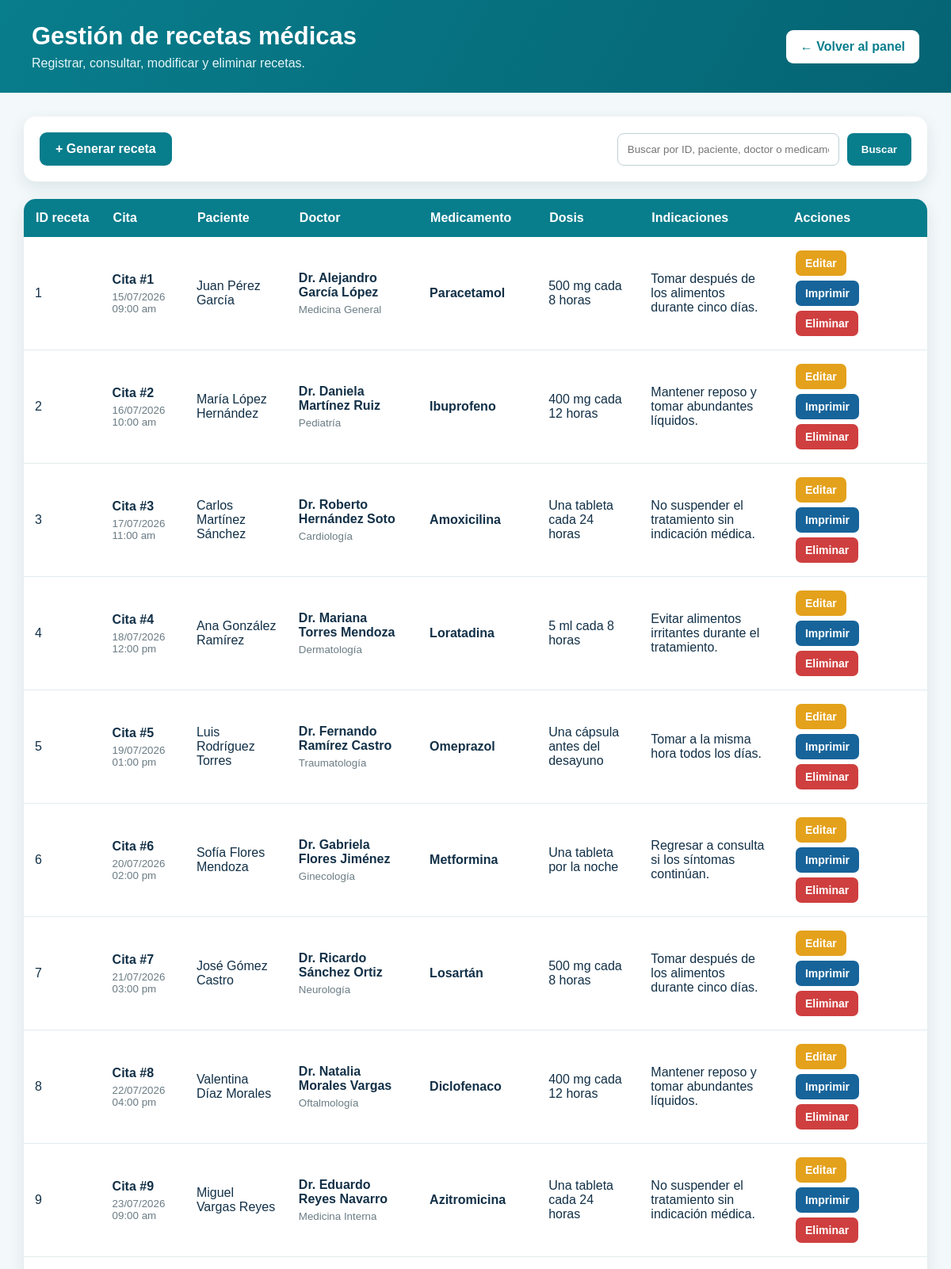
Screenshot of /hospital/recetas/index.php (signed in, upper part) with the database file from the repository.
### tables this page shows
CREATE TABLE `recetas` (
  `id_receta` int NOT NULL,
  `id_cita` int NOT NULL,
  `medicamento` varchar(100) NOT NULL,
  `dosis` varchar(50) NOT NULL,
  `indicaciones` varchar(255) NOT NULL
);

CREATE TABLE `citas` (
  `id_cita` int NOT NULL,
  `id_doctor` int NOT NULL,
  `id_habitacion` int NOT NULL,
  `id_paciente` int NOT NULL,
  `fecha_cita` datetime NOT NULL,
  `motivo` varchar(255) NOT NULL,
  `estado` enum('Programada','Completada','Cancelada') NOT NULL
);

CREATE TABLE `pacientes` (
  `id_paciente` int NOT NULL,
  `nombre` varchar(80) NOT NULL,
  `apellido` varchar(80) NOT NULL,
  `edad` int NOT NULL,
  `sexo` varchar(15) NOT NULL,
  `telefono` varchar(20) NOT NULL,
  `direccion` varchar(120) NOT NULL,
  `diagnostico` varchar(120) NOT NULL,
  `fecha_ingreso` datetime NOT NULL,
  `tipo_sangre` varchar(20) NOT NULL,
  `fecha_nacimiento` date NOT NULL
);

CREATE TABLE `doctores` (
  `id_doctor` int NOT NULL,
  `nombre` varchar(100) NOT NULL,
  `apellido` varchar(100) NOT NULL,
  `especialidad` varchar(255) NOT NULL,
  `cedula_prof` varchar(30) NOT NULL,
  `telefono` varchar(20) NOT NULL
);

### hospital/recetas/index.php (the view, shortened to what this page needs)
<?php
require_once "../conexion/conexion.php";
$busqueda = trim($_GET["buscar"] ?? "");
$sqlBase = "SELECT
                r.id_receta,
                r.medicamento,
                r.dosis,
                r.indicaciones,
                c.id_cita,
                c.fecha_cita,
                c.estado AS estado_cita,
                p.nombre AS nombre_paciente,
                p.apellido AS apellido_paciente,
                d.nombre AS nombre_doctor,
                d.apellido AS apellido_doctor,
                d.especialidad
            FROM recetas r
            INNER JOIN citas c
                ON r.id_cita = c.id_cita
            INNER JOIN pacientes p
                ON c.id_paciente = p.id_paciente
            INNER JOIN doctores d
                ON c.id_doctor = d.id_doctor";
if ($busqueda !== "") {
    $sql = $sqlBase . "
            WHERE r.id_receta = ?
               OR r.medicamento LIKE ?
               OR CONCAT(p.nombre, ' ', p.apellido) LIKE ?
               OR CONCAT(d.nombre, ' ', d.apellido) LIKE ?
            ORDER BY id_receta ASC";
    $consulta = mysqli_prepare($conexion, $sql);
    $idBusqueda = is_numeric($busqueda)
        ? (int) $busqueda
        : 0;
    $textoBusqueda = "%" . $busqueda . "%";
    mysqli_stmt_bind_param(
        $consulta,
        "isss",
        $idBusqueda,
        $textoBusqueda,
        $textoBusqueda,
        $textoBusqueda
    );
    mysqli_stmt_execute($consulta);
    $resultado = mysqli_stmt_get_result($consulta);
} else {
    $sql = $sqlBase . "
            ORDER BY id_receta ASC";
    $resultado = mysqli_query($conexion, $sql);
}
?>
<!DOCTYPE html>
<html lang="es">
<head>
    <link
        rel="stylesheet"
        href="../css/estilos.css"
    >
</head>
<body class="pagina-crud">
    <header class="cabecera-crud">
        <div>
            <h1>Gestión de recetas médicas</h1>
            <p>
                Registrar, consultar, modificar y eliminar recetas.
            </p>
        </div>
        <a
            href="../panel.php"
            class="boton-regresar"
        >
            ← Volver al panel
        </a>
    </header>
    <main class="contenido-crud">
        <section class="barra-acciones">
            <a
                href="agregar.php"
                class="boton-agregar"
            >
                + Generar receta
            </a>
            <form
                action="index.php"
                method="GET"
                class="formulario-busqueda"
            >
                <input
                    type="text"
                    name="buscar"
                    placeholder="Buscar por ID, paciente, doctor o medicamento"
                    value="<?php echo htmlspecialchars($busqueda); ?>"
                >
                <button type="submit">
                    Buscar
                </button>
            </form>
        </section>
        <section class="contenedor-tabla">
            <table class="tabla-pacientes">
                <thead>
                    <tr>
                        <th>ID receta</th>
                        <th>Cita</th>
                        <th>Paciente</th>
                        <th>Doctor</th>
                        <th>Medicamento</th>
                        <th>Dosis</th>
                        <th>Indicaciones</th>
                        <th>Acciones</th>
                    </tr>
                </thead>
                <tbody>
                    <?php if (mysqli_num_rows($resultado) > 0): ?>
                        <?php while ($receta = mysqli_fetch_assoc($resultado)): ?>
                            <tr>
                                <td>
                                    <?php echo $receta["id_receta"]; ?>
                                </td>
                                <td>
                                    <strong>
                                        Cita #<?php echo $receta["id_cita"]; ?>
                                    </strong>
                                    <small>
                                        <?php
                                        echo date(
                                            "d/m/Y h:i a",
                                            strtotime($receta["fecha_cita"])
                                        );
                                        ?>
                                    </small>
                                </td>
                                <td>
                                    <?php
                                    echo htmlspecialchars(
                                        $receta["nombre_paciente"] . " " .
                                        $receta["apellido_paciente"]
                                    );
                                    ?>
                                </td>
                                <td>
                                    <strong>
                                        Dr.
                                        <?php
                                        echo htmlspecialchars(
                                            $receta["nombre_doctor"] . " " .
                                            $receta["apellido_doctor"]
                                        );
                                        ?>
                                    </strong>
                                    <small>
                                        <?php
                                        echo htmlspecialchars(
                                            $receta["especialidad"]
                                        );
                                        ?>
                                    </small>
                                </td>
                                <td>
                                    <strong>
                                        <?php
                                        echo htmlspecialchars(
                                            $receta["medicamento"]
                                        );
                                        ?>
                                    </strong>
                                </td>
                                <td>
                                    <?php
                                    echo htmlspecialchars(
                                        $receta["dosis"]
                                    );
                                    ?>
                                </td>
                                <td>
                                    <?php
                                    echo htmlspecialchars(
                                        $receta["indicaciones"]
                                    );
                                    ?>
                                </td>
                                <td class="acciones-tabla">
    <a
        href="editar.php?id=<?php echo $receta["id_receta"]; ?>"
        class="boton-editar"
    >
        Editar
    </a>
    <a
        href="imprimir.php?id=<?php echo $receta["id_receta"]; ?>"
        class="boton-imprimir"
        target="_blank"
    >
        Imprimir
    </a>
    <?php if ($_SESSION["rol"] === "Administrador"): ?>
        <a
            href="eliminar.php?id=<?php echo $receta["id_receta"]; ?>"
            class="boton-eliminar"
            onclick="return confirm('¿Seguro que deseas eliminar esta receta?');"
        >
            Eliminar
        </a>
    <?php endif; ?>
</td>
                            </tr>
                        <?php endwhile; ?>
                    <?php endif; ?>
                </tbody>
            </table>
        </section>
    </main>
</body>
</html>

### hospital/css/estilos.css (style rules this page uses)
* { box-sizing: border-box; margin: 0; padding: 0; }
:root { --verde-principal: #087d8c; --verde-oscuro: #056473; --verde-claro: #dff5f6; --azul-texto: #123047; --gris-fondo: #f3f8fa; --gris-texto: #5b6c76; --blanco: #ffffff; --sombra: 0 8px 25px rgba(21, 55, 70, 0.11); }
body { font-family: Arial, Helvetica, sans-serif; color: var(--azul-texto); background-color: var(--gris-fondo); }
.pagina-crud { min-height: 100vh; background-color: #f3f8fa; }
.cabecera-crud { display: flex; justify-content: space-between; align-items: center; gap: 20px; padding: 28px 40px; background: linear-gradient(120deg, #087d8c, #056473); color: white; }
.cabecera-crud h1 { margin-bottom: 7px; font-size: 31px; }
.cabecera-crud p { color: #e4f6f8; }
.boton-regresar { padding: 12px 18px; border-radius: 9px; background-color: white; color: #087d8c; text-decoration: none; font-weight: bold; }
.contenido-crud { max-width: 1550px; margin: 0 auto; padding: 30px; }
.barra-acciones { display: flex; justify-content: space-between; align-items: center; gap: 20px; margin-bottom: 22px; padding: 20px; border-radius: 15px; background-color: white; box-shadow: 0 7px 20px rgba(21, 55, 70, 0.1); }
.boton-agregar { padding: 12px 20px; border-radius: 9px; background-color: #087d8c; color: white; text-decoration: none; font-weight: bold; }
.formulario-busqueda { display: flex; gap: 10px; flex-wrap: wrap; }
.formulario-busqueda input { min-width: 280px; padding: 12px; border: 1px solid #bfd0d5; border-radius: 8px; outline: none; }
.formulario-busqueda button, .boton-limpiar { padding: 12px 18px; border: none; border-radius: 8px; background-color: #087d8c; color: white; text-decoration: none; font-weight: bold; cursor: pointer; }
.contenedor-tabla { overflow-x: auto; border-radius: 15px; background-color: white; box-shadow: 0 7px 20px rgba(21, 55, 70, 0.1); }
.tabla-pacientes { width: 100%; border-collapse: collapse; }
.tabla-pacientes th { padding: 15px; background-color: #087d8c; color: white; text-align: left; white-space: nowrap; }
.tabla-pacientes td { padding: 14px; border-bottom: 1px solid #e2ecef; vertical-align: middle; }
.tabla-pacientes td small { display: block; margin-top: 5px; color: #6b7c84; }
.acciones-tabla { min-width: 160px; }
.boton-editar, .boton-eliminar { display: inline-block; margin: 3px; padding: 8px 12px; border-radius: 7px; color: white; text-decoration: none; font-size: 14px; font-weight: bold; }
.boton-editar { background-color: #e4a11b; }
.boton-eliminar { background-color: #cf3f3f; }
.boton-imprimir { display: inline-block; margin: 3px; padding: 8px 12px; border-radius: 7px; background-color: #17649a; color: white; text-decoration: none; font-size: 14px; font-weight: bold; }

### rows the page displays
recetas: id_receta "1", id_cita.id_cita "1", id_cita.fecha_cita "15/07/2026 09:00 am", pacientes.nombre+apellido "Juan Pérez García", doctores.nombre+apellido "Alejandro García López", doctores.especialidad "Medicina General", medicamento "Paracetamol", dosis "500 mg cada 8 horas", indicaciones "Tomar después de los alimentos durante cinco días."
recetas: id_receta "2", id_cita.id_cita "2", id_cita.fecha_cita "16/07/2026 10:00 am", pacientes.nombre+apellido "María López Hernández", doctores.nombre+apellido "Daniela Martínez Ruiz", doctores.especialidad "Pediatría", medicamento "Ibuprofeno", dosis "400 mg cada 12 horas", indicaciones "Mantener reposo y tomar abundantes líquidos."
recetas: id_receta "3", id_cita.id_cita "3", id_cita.fecha_cita "17/07/2026 11:00 am", pacientes.nombre+apellido "Carlos Martínez Sánchez", doctores.nombre+apellido "Roberto Hernández Soto", doctores.especialidad "Cardiología", medicamento "Amoxicilina", dosis "Una tableta cada 24 horas", indicaciones "No suspender el tratamiento sin indicación médica."
recetas: id_receta "4", id_cita.id_cita "4", id_cita.fecha_cita "18/07/2026 12:00 pm", pacientes.nombre+apellido "Ana González Ramírez", doctores.nombre+apellido "Mariana Torres Mendoza", doctores.especialidad "Dermatología", medicamento "Loratadina", dosis "5 ml cada 8 horas", indicaciones "Evitar alimentos irritantes durante el tratamiento."
recetas: id_receta "5", id_cita.id_cita "5", id_cita.fecha_cita "19/07/2026 01:00 pm", pacientes.nombre+apellido "Luis Rodríguez Torres", doctores.nombre+apellido "Fernando Ramírez Castro", doctores.especialidad "Traumatología", medicamento "Omeprazol", dosis "Una cápsula antes del desayuno", indicaciones "Tomar a la misma hora todos los días."
recetas: id_receta "6", id_cita.id_cita "6", id_cita.fecha_cita "20/07/2026 02:00 pm", pacientes.nombre+apellido "Sofía Flores Mendoza", doctores.nombre+apellido "Gabriela Flores Jiménez", doctores.especialidad "Ginecología", medicamento "Metformina", dosis "Una tableta por la noche", indicaciones "Regresar a consulta si los síntomas continúan."
recetas: id_receta "7", id_cita.id_cita "7", id_cita.fecha_cita "21/07/2026 03:00 pm", pacientes.nombre+apellido "José Gómez Castro", doctores.nombre+apellido "Ricardo Sánchez Ortiz", doctores.especialidad "Neurología", medicamento "Losartán", dosis "500 mg cada 8 horas", indicaciones "Tomar después de los alimentos durante cinco días."
recetas: id_receta "8", id_cita.id_cita "8", id_cita.fecha_cita "22/07/2026 04:00 pm", pacientes.nombre+apellido "Valentina Díaz Morales", doctores.nombre+apellido "Natalia Morales Vargas", doctores.especialidad "Oftalmología", medicamento "Diclofenaco", dosis "400 mg cada 12 horas", indicaciones "Mantener reposo y tomar abundantes líquidos."
recetas: id_receta "9", id_cita.id_cita "9", id_cita.fecha_cita "23/07/2026 09:00 am", pacientes.nombre+apellido "Miguel Vargas Reyes", doctores.nombre+apellido "Eduardo Reyes Navarro", doctores.especialidad "Medicina Interna", medicamento "Azitromicina", dosis "Una tableta cada 24 horas", indicaciones "No suspender el tratamiento sin indicación médica."
